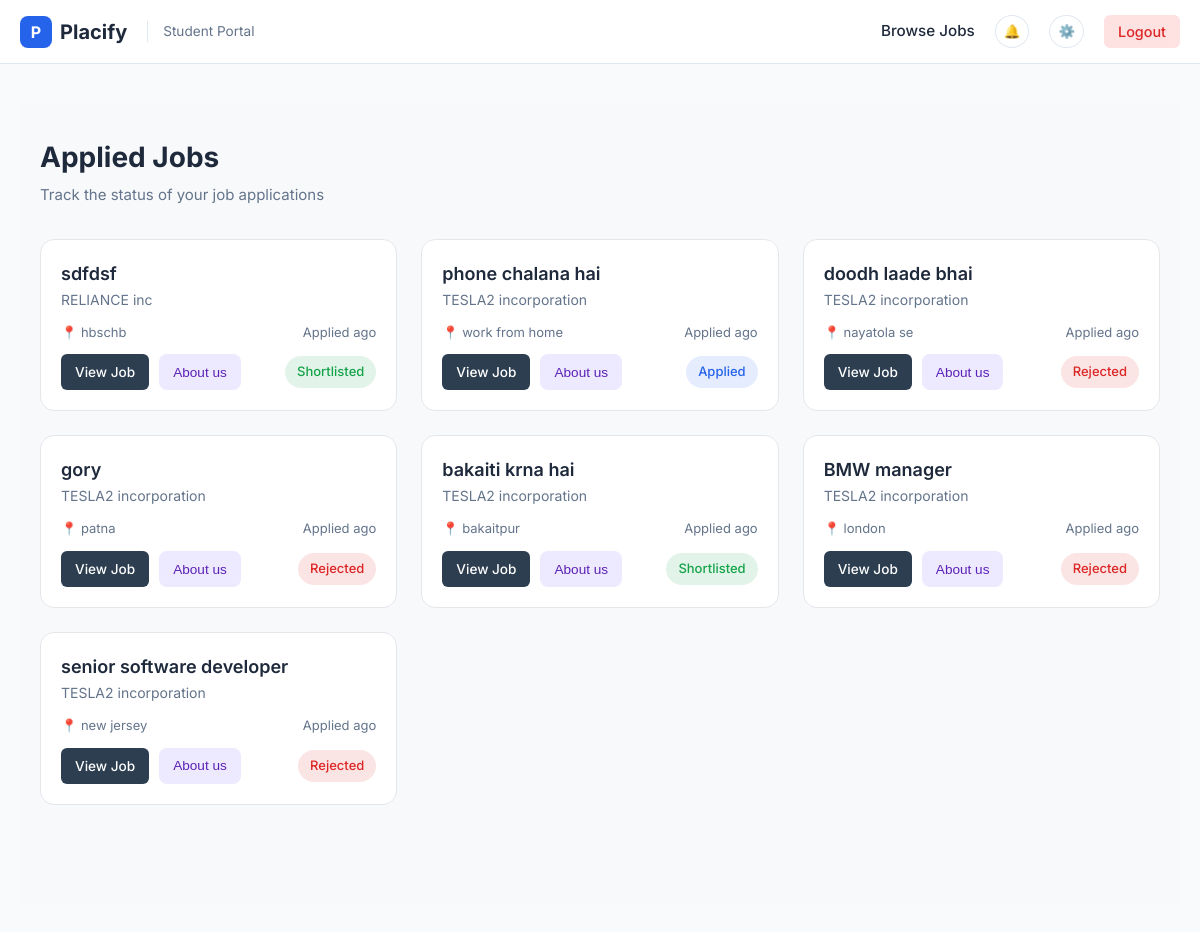
The app's page /jobs/applied/ (signed in) with its own data.
### applications/models.py (models this page shows, shortened)
class Application(models.Model):
    STATUS_CHOICES = [
        ('APPLIED', 'Applied'),
        ('SHORTLISTED', 'Shortlisted'),
        ('REJECTED', 'Rejected'),
    ]
    student = models.ForeignKey(
        StudentProfile,
        on_delete=models.CASCADE,
        related_name='applications'
    )
    job = models.ForeignKey(
        Job,
        on_delete=models.CASCADE,
        related_name='applications'
    )
    status = models.CharField(
        max_length=20,
        choices=STATUS_CHOICES,
        default='APPLIED'
    )
    applied_at = models.DateTimeField(auto_now_add=True)
    class Meta:
        unique_together = ('student', 'job')

### jobs/models.py (models this page shows, shortened)
class Job(models.Model):
    JOB_TYPE_CHOICES = [
        ('FULL_TIME', 'Full Time'),
        ('PART_TIME', 'Part Time'),
        ('INTERNSHIP', 'Internship'),
        ('CONTRACT', 'Contract'),
    ]
    REMOTE_TYPE_CHOICES = [
        ('ONSITE', 'On-site'),
        ('REMOTE', 'Remote'),
        ('HYBRID', 'Hybrid'),
    ]
    company = models.ForeignKey(
        CompanyProfile,
        on_delete=models.CASCADE,
        related_name='jobs'
    )
    title = models.CharField(max_length=255)
    location = models.CharField(max_length=150)
    job_type = models.CharField(
        max_length=20,
        null=True,
        blank=True,
        default='FULL-TIME'
    )
    remote_type = models.CharField(
        max_length=50,
        null=True,
        blank=True
    )
    description = models.TextField()
    required_experience = models.CharField(
        max_length=100,
        null=True,
        blank=True,
        help_text="e.g. 0-2 years, 3-5 years"
    )
    skills = models.TextField(
        max_length=255,
        null=True,
        blank=True,
        help_text="Comma separated skills (Python, Django, SQL)"
    )
    qualifications = models.TextField(blank=True)
    responsibilities = models.TextField(blank=True)
    benefits = models.TextField(blank=True)
    salary = models.CharField(max_length=100, blank=True)
    application_deadline = models.DateField(
        null=True,
        blank=True
    )
    is_active = models.BooleanField(default=True)
    created_at = models.DateTimeField(auto_now_add=True)

### profiles/models.py (models this page shows, shortened)
class CompanyProfile(models.Model):
    user = models.OneToOneField(User, on_delete=models.CASCADE)
    company_name = models.CharField(max_length=255, blank=True)
    website = models.URLField(blank=True)
    industry = models.CharField(max_length=100, blank=True)
    company_size = models.CharField(
        max_length=50,
        blank=True,
        help_text="e.g. 1-10, 11-50, 51-200"
    )
    founded_year = models.IntegerField(null=True, blank=True)
    headquarters = models.CharField(max_length=150, blank=True)
    description = models.TextField(blank=True)
    hr_name = models.CharField(max_length=100, blank=True)
    hr_email = models.EmailField(blank=True)
    linkedin_page = models.URLField(blank=True)
    created_at = models.DateTimeField(auto_now_add=True)
    is_public = models.BooleanField(default=True)
    show_email = models.BooleanField(default=False)

### jobs/views.py (the view)
# urls.py: path('applied/', applied_jobs, name='applied_jobs'),
@login_required
def applied_jobs(request):
    if request.user.role != request.user.Role.STUDENT:
        return redirect('dashboard:company_dashboard')
    student = request.user.studentprofile
    applications = Application.objects.filter(
        student=student
    ).select_related('job', 'job__company').order_by('-applied_at')
    return render(request, 'jobs/applied_jobs.html', {
        'applications': applications
    })

### notifications/context_processors.py (called while the page is built)
def notification_data(request):
    if request.user.is_authenticated:
        all_notifications = Notification.objects.filter(
            user=request.user
        ).order_by('-created_at')
        unread_count = all_notifications.filter(is_read=False).count()
        notifications = all_notifications[:5]
        return {
            "notifications": notifications,
            "unread_count": unread_count
        }
    return {}

### templates/jobs/applied_jobs.html (shortened to what this page needs)
{% extends 'base.html' %}
{% load static %}
{% block content %}
<link rel="stylesheet" href="{% static 'jobs/applied_jobs.css' %}">
<div class="applied-jobs-page">
    <div class="page-wrapper">
        <header class="page-header">
            <h1>Applied Jobs</h1>
            <p>Track the status of your job applications</p>
        </header>
        {% if applications %}
        <section class="jobs-grid">
            {% for application in applications %}
            <article class="job-card">
                <div class="job-header">
                    <h3 class="job-title">
                        {{ application.job.title }}
                    </h3>
                    <span class="company-name">
                        {{ application.job.company.company_name }}
                    </span>
                </div>
                <div class="job-meta">
                    <span class="job-location">
                        📍 {{ application.job.location|default:"Not specified" }}
                    </span>
                    <span class="applied-date">
                        Applied {{ application.created_at|timesince }} ago
                    </span>
                </div>
                <div class="job-bottom">
                    <div class="job-actions">
                        <a href="{% url 'jobs:company_view_job' application.job.id %}" class="btn btn-view-details">
                            View Job
                        </a>
                        <button type="button" class="btn btn-secondary about-btn"
                            onclick="toggleCompany({{ application.job.id }})">
                            About us
                        </button>
                    </div>
                    <div class="job-status">
                        {% if application.status == 'APPLIED' %}
                        <span class="status status-applied">Applied</span>
                        {% elif application.status == 'SHORTLISTED' %}
                        <span class="status status-shortlisted">Shortlisted</span>
                        {% elif application.status == 'REJECTED' %}
                        <span class="status status-rejected">Rejected</span>
                        {% endif %}
                    </div>
                </div>
            </article>
            {% endfor %}
        </section>
        {% else %}
        <div class="empty-state">
            <p>You haven’t applied to any jobs yet</p>
            <span>Start applying to jobs to see them here</span>
        </div>
        {% endif %}
    </div>
</div>
{% endblock %}

### static/base.css (style rules this page uses)
:root { --primary: #2563eb; --primary-dark: #1d4ed8; --bg-body: #f8fafc; --bg-card: #ffffff; --text-main: #1e293b; --text-muted: #64748b; --border: #e2e8f0; --shadow: 0 4px 6px -1px rgb(0 0 0 / 0.1), 0 2px 4px -2px rgb(0 0 0 / 0.1); --transition: all 0.2s ease; }
* { box-sizing: border-box; margin: 0; padding: 0; }
body { font-family: 'Inter', sans-serif; background-color: var(--bg-body); color: var(--text-main); line-height: 1.5; }

### static/jobs/applied_jobs.css (style rules this page uses)
:root { --bg-main: #f8f9fb; --card-bg: #ffffff; --text-dark: #0f172a; --text-muted: #64748b; --border-light: #e5e7eb; --applied: #2563eb; --shortlisted: #16a34a; --rejected: #dc2626; }
.applied-jobs-page { background: var(--bg-main); min-height: 100vh; }
.applied-jobs-page * { box-sizing: border-box; }
.page-wrapper { max-width: 1200px; margin: 0 auto; padding: 32px 20px; }
.page-header { margin-bottom: 32px; }
.page-header h1 { font-size: 28px; font-weight: 700; }
.page-header p { margin-top: 6px; font-size: 15px; color: var(--text-muted); }
.jobs-grid { display: grid; grid-template-columns: repeat(auto-fill, minmax(320px, 1fr)); gap: 24px; }
.job-card { background: var(--card-bg); border-radius: 14px; padding: 20px; border: 1px solid var(--border-light); transition: box-shadow 0.2s ease, transform 0.2s ease; }
.job-header { margin-bottom: 10px; }
.job-title { font-size: 18px; font-weight: 600; }
.company-name { font-size: 14px; color: var(--text-muted); }
.job-meta { display: flex; justify-content: space-between; font-size: 13px; color: var(--text-muted); margin: 12px 0 16px; }
.job-actions { display: flex; flex-wrap: wrap; align-items: stretch; gap: 10px; }
.job-meta { display: flex; justify-content: space-between; font-size: 13px; color: var(--text-muted); margin: 12px 0; }
.job-bottom { display: flex; justify-content: space-between; align-items: center; margin-top: 12px; gap: 10px; flex-wrap: wrap; }
.job-actions .btn { display: flex; align-items: center; justify-content: center; white-space: nowrap; }
.btn { padding: 8px 14px; border-radius: 8px; font-size: 0.85rem; font-weight: 500; text-decoration: none; border: none; cursor: pointer; transition: all 0.2s ease; }
.btn-secondary { background: #ede9fe; color: #5b21b6; }
.btn-view-details { background-color: #2c3e50; color: #fff; padding: 8px 14px; border-radius: 6px; text-decoration: none; font-size: 0.85rem; font-weight: 500; transition: background 0.3s ease, transform 0.2s ease; }
.job-status { display: flex; align-items: center; }
.status { padding: 6px 12px; border-radius: 999px; font-size: 13px; font-weight: 500; }
.status-applied { background: rgba(37, 99, 235, 0.12); color: var(--applied); }
.status-shortlisted { background: rgba(22, 163, 74, 0.12); color: var(--shortlisted); }
.status-rejected { background: rgba(220, 38, 38, 0.12); color: var(--rejected); }
.job-status { display: flex; align-items: center ; justify-content: flex-end; }

### records on screen
Application: job "sdfdsf", job.company.company_name "RELIANCE inc", job.location "hbschb", status "Shortlisted"
Application: job "phone chalana hai", job.company.company_name "TESLA2 incorporation", job.location "work from home", status "Applied"
Application: job "doodh laade bhai", job.company.company_name "TESLA2 incorporation", job.location "nayatola se", status "Rejected"
Application: job "gory", job.company.company_name "TESLA2 incorporation", job.location "patna", status "Rejected"
Application: job "bakaiti krna hai", job.company.company_name "TESLA2 incorporation", job.location "bakaitpur", status "Shortlisted"
Application: job "BMW manager", job.company.company_name "TESLA2 incorporation", job.location "london", status "Rejected"
Application: job "senior software developer", job.company.company_name "TESLA2 incorporation", job.location "new jersey", status "Rejected"
